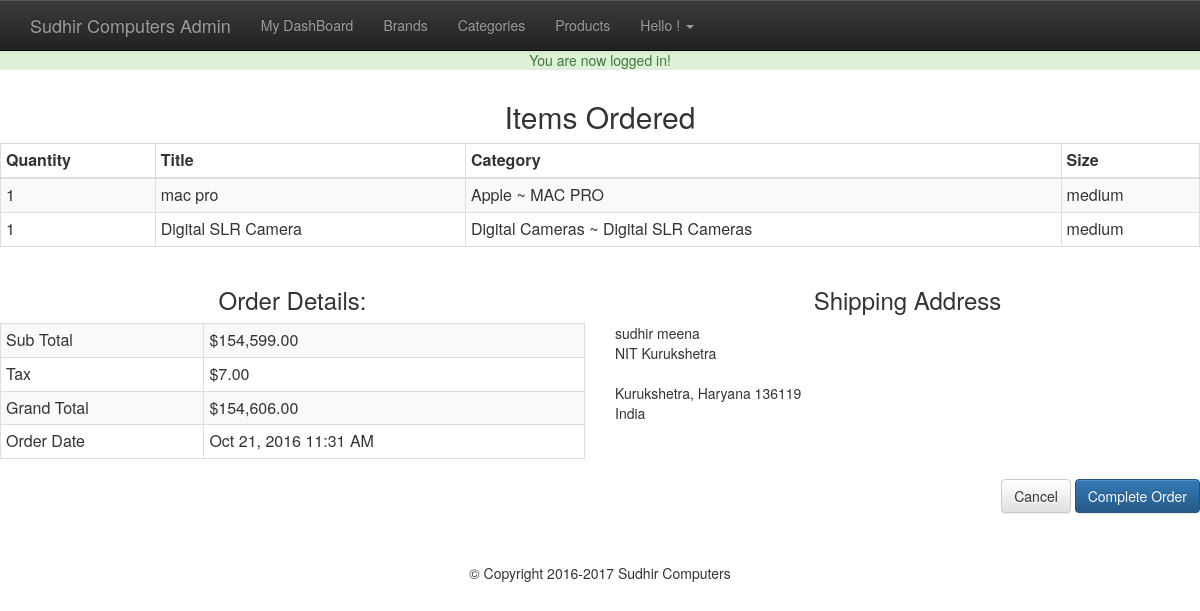
Screenshot of /admin/orders.php?txn_id=12 (signed in) with the database file from the repository.
### tables this page shows
CREATE TABLE `products` (
  `id` int(11) NOT NULL,
  `title` varchar(255) NOT NULL,
  `price` decimal(10,2) NOT NULL,
  `list_price` decimal(10,2) NOT NULL,
  `brand` int(11) NOT NULL,
  `categories` varchar(255) NOT NULL,
  `image` text NOT NULL,
  `description` text NOT NULL,
  `featured` tinyint(4) NOT NULL DEFAULT '0',
  `sizes` text NOT NULL,
  `deleted` tinyint(4) NOT NULL DEFAULT '0'
);

CREATE TABLE `categories` (
  `id` int(11) NOT NULL,
  `category` varchar(255) NOT NULL,
  `parent` int(11) NOT NULL
);

CREATE TABLE `transactions` (
  `id` int(11) NOT NULL,
  `cart_id` int(11) NOT NULL,
  `full_name` varchar(255) NOT NULL,
  `email` varchar(175) NOT NULL,
  `street` varchar(255) NOT NULL,
  `street2` varchar(255) NOT NULL,
  `city` varchar(175) NOT NULL,
  `state` varchar(175) NOT NULL,
  `zip_code` varchar(50) NOT NULL,
  `country` varchar(175) NOT NULL,
  `sub_total` decimal(10,2) NOT NULL,
  `tax` decimal(10,2) NOT NULL,
  `grand_total` decimal(10,2) NOT NULL,
  `description` text NOT NULL,
  `txn_type` varchar(255) NOT NULL,
  `txn_date` datetime NOT NULL DEFAULT CURRENT_TIMESTAMP
);

### helpers/helpers.php (called while the page is built, shortened)
<?php
function sanitize($dirty){
    return htmlentities($dirty,ENT_QUOTES,"UTF-8");
}
function money($number){
    return '$'.number_format($number,2);
}
function pretty_date($date){
    return date("M d, Y h:i A",strtotime($date));
}

### admin/orders.php (the view, shortened to what this page needs)
<?php
require_once '../core/init.php';
include 'includes/head.php';
include 'includes/navigation.php';
$txn_id=sanitize((int)$_GET['txn_id']);
$txnQuery=$db->query("select * from transactions where id='{$txn_id}'");
$txn=mysqli_fetch_assoc($txnQuery);
$cart_id=$txn['cart_id'];
$cartQ=$db->query("select * from cart where id='{$cart_id}'");
$cart=mysqli_fetch_assoc($cartQ);
$items=json_decode($cart['items'],true);
$idArray=array();
$products=array();
foreach($items as $item){
    $idArray[]=$item['id'];
}
$ids=implode(',',$idArray);
$productQ=$db->query("
                    select i.id as 'id', i.title as 'title', c.id as 'cid', c.category as 'child', p.category as 'parent'
                    from products i
                    left join categories c on i.categories = c.id
                    left join categories p on c.parent = p.id
                    where i.id in ({$ids})
                    ");
while($p=mysqli_fetch_assoc($productQ)){
    foreach($items as $item){
        if($item['id']==$p['id']){
            $x=$item;
            continue;
        }
    }
    $products[]=array_merge($x,$p);
}
?>
<h2 class="text-center">Items Ordered</h2>
<table class="table table-condensed table-bordered table-striped">
    <thead>
        <th>Quantity</th>
        <th>Title</th>
        <th>Category</th>
        <th>Size</th>
    </thead>
    <tbody>
        <?php foreach($products as $product): ?>
        <tr>
            <td><?=$product['quantity'];?></td>
            <td><?=$product['title'];?></td>
            <td><?=$product['parent'].' ~ '.$product['child'];?></td>
            <td><?=$product['size'];?></td>
        </tr>
        <?php endforeach; ?>
    </tbody>
</table>
<div class="row">
    <div class="col-md-6">
        <h3 class="text-center">Order Details:</h3>
        <table class="table table-condensed table-bordered table-striped">
            <tbody>
                <tr>
                    <td>Sub Total</td>
                    <td><?=money($txn['sub_total']);?></td>
                </tr>
                <tr>
                    <td>Tax</td>
                    <td><?=money($txn['tax']);?></td>
                </tr>
                <tr>
                    <td>Grand Total</td>
                    <td><?=money($txn['grand_total']);?></td>
                </tr>
                <tr>
                    <td>Order Date</td>
                    <td><?=pretty_date($txn['txn_date']);?></td>
                </tr>
            </tbody>
        </table>
    </div>
    <div class="col-md-6">
        <h3 class="text-center">Shipping Address</h3>
        <address>
            <?=$txn['full_name'];?><br>
            <?=$txn['street'];?><br>
            <?=($txn['street2']!='')?$txn['street2'].'<br>':''?><br>
            <?=$txn['city'].', '.$txn['state'].' '.$txn['zip_code'];?><br>
            <?=$txn['country'];?><br>
        </address>
    </div>
</div>
<div class="pull-right">
    <a href="index.php" class="btn btn-large btn-default">Cancel</a>
    <a href="orders.php?complete=1&cart_id=<?=$cart_id;?>" class="btn btn-primary btn-large">Complete Order</a>
</div>
<?php include 'includes/footer.php'; ?>

### css/main.css (style rules this page uses)
body { padding-top: 50px; }

### rows the page displays
products: quantity "1", title "mac pro", categories.category "Apple", categories.category "MAC PRO", size "medium"
products: quantity "1", title "Digital SLR Camera", categories.category "Digital Cameras", categories.category "Digital SLR Cameras", size "medium"
transactions: sub_total "$154,599.00", tax "$7.00", grand_total "$154,606.00", txn_date "Oct 21, 2016 11:31 AM", full_name "sudhir meena", street "NIT Kurukshetra", city "Kurukshetra", state "Haryana", zip_code "136119", country "India"

### other values shown
$_SESSION['success_flash'] "You are now logged in!"
